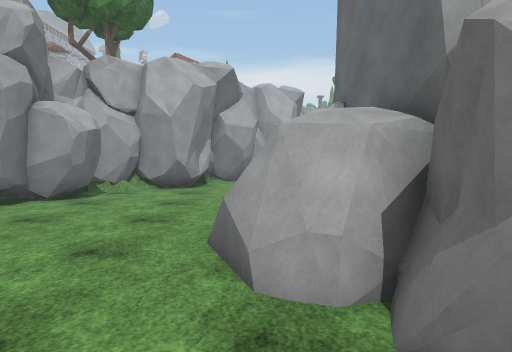
View 1 (above)

24 first-person views from a walk through a 3-D level made in the Unity game engine. The camera is 1.5 m above the floor, tilts 4° down and sees 70° across. The floor is counted in squares, 1 m on a side. Each view is taken from the middle of a square. On the plan, view 1 faces up. The plan holds only what a view shows up to about 16 squares ahead; the rest is blank. The place goes on beyond the plan. The player character is not drawn. Some animated figures are not drawn. Some surface patterns are stand-ins.

View 2
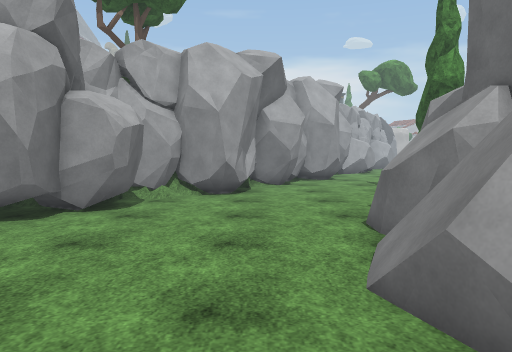

View 3
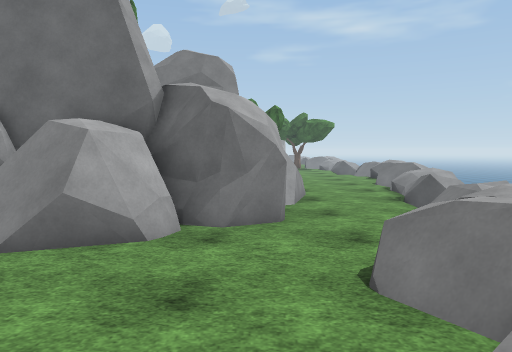

View 4
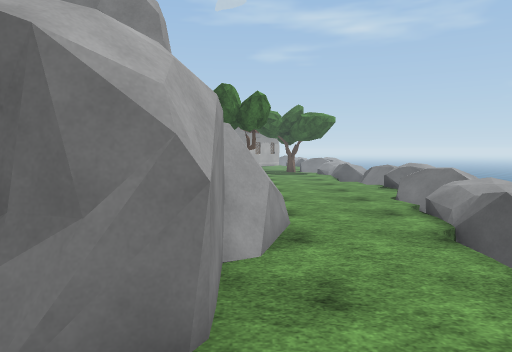

View 5
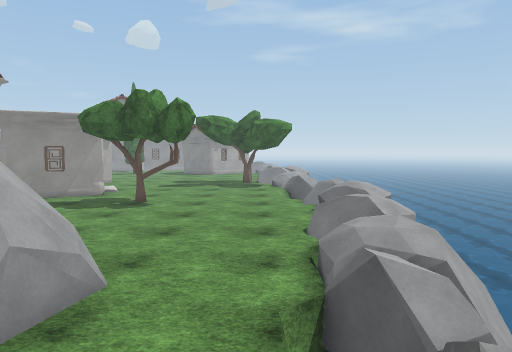

View 6
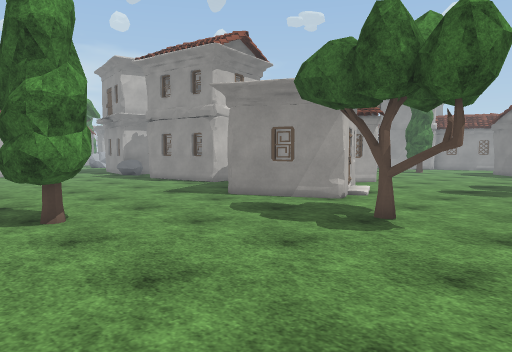

View 7
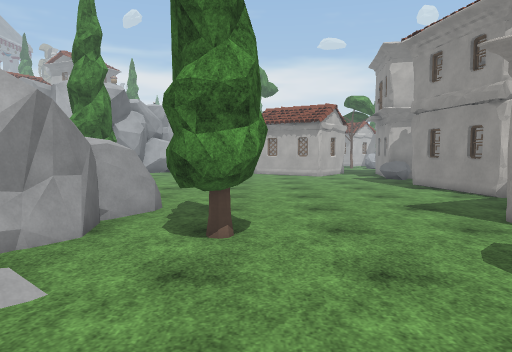

View 8
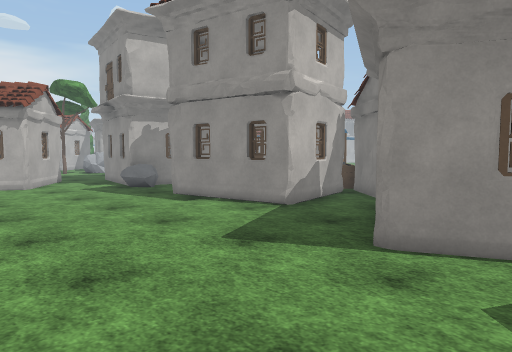

View 9
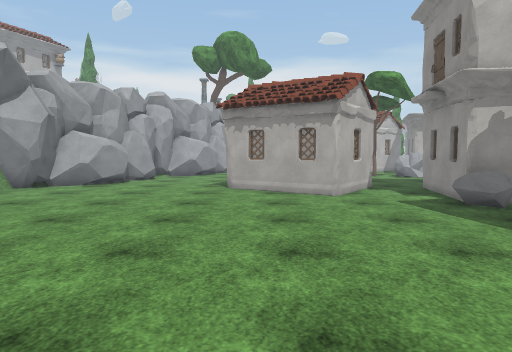

View 10
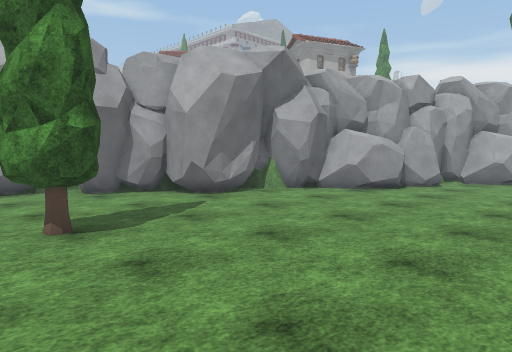

View 11
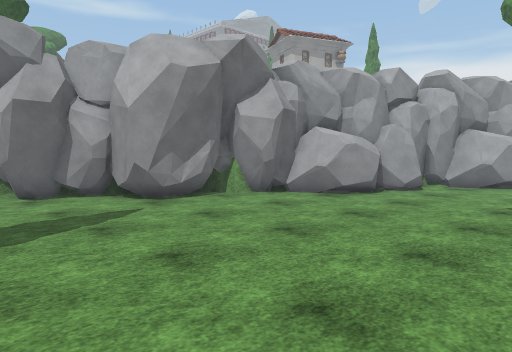

View 12
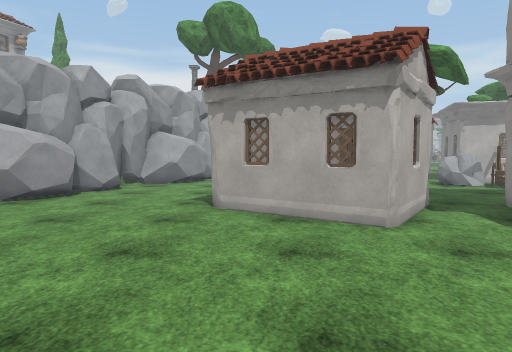

View 13
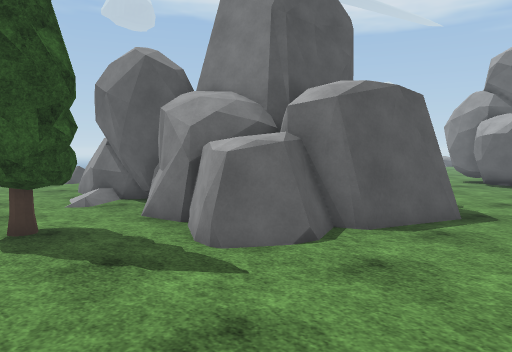

View 14
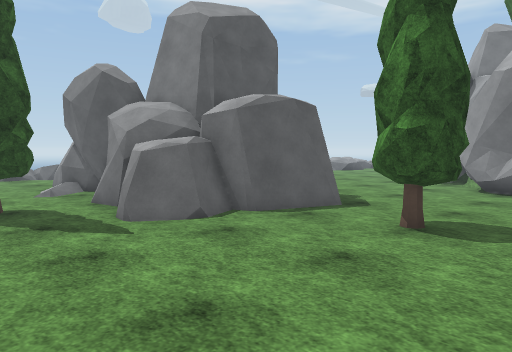

View 15
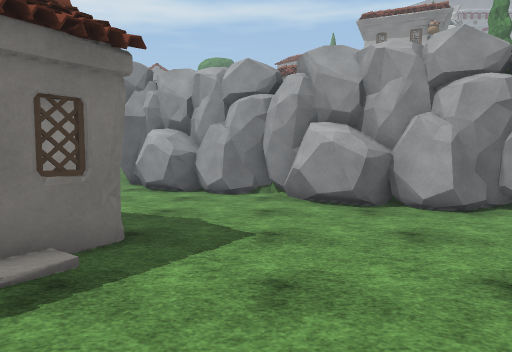

View 16
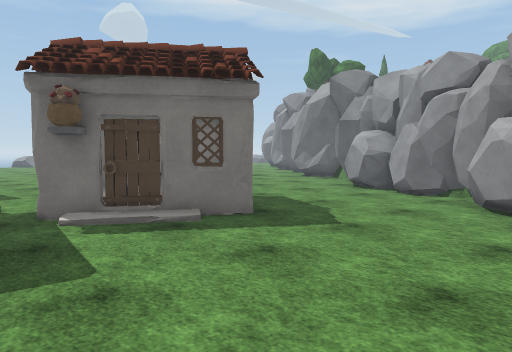

View 17
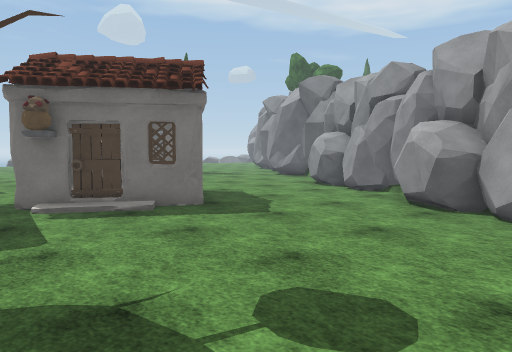

View 18
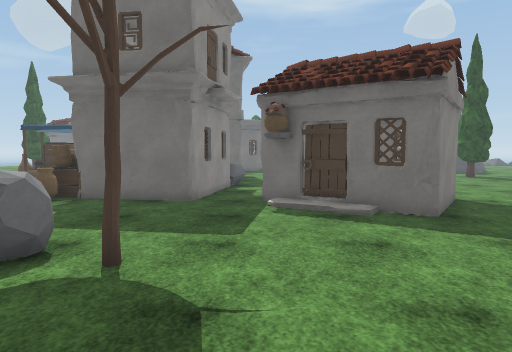

View 19
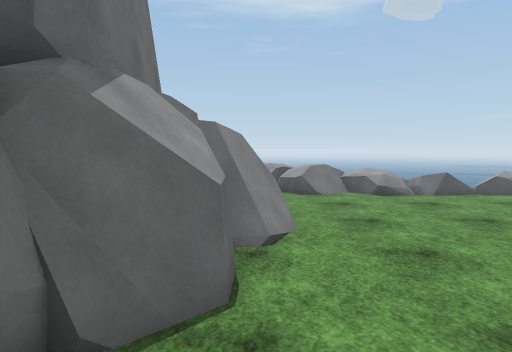

View 20
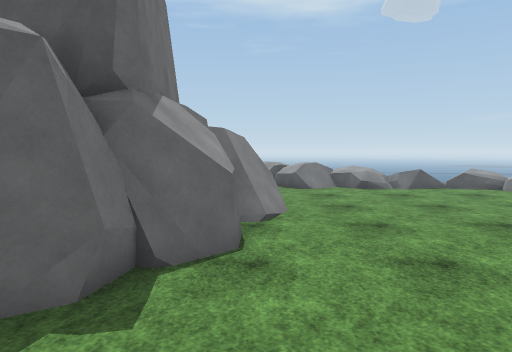

View 21
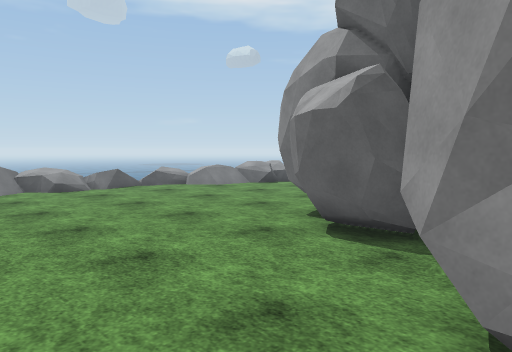

View 22
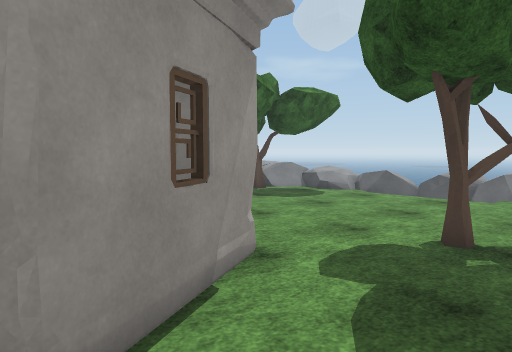

View 23
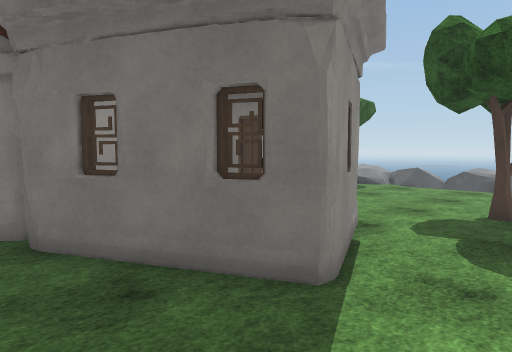

View 24
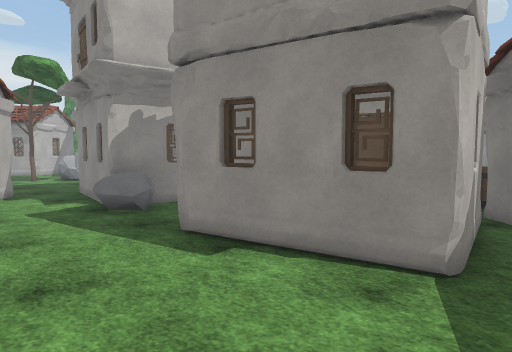

### Floor plan
Key: @ floor where view 1 was taken; # wall or solid block; x gap in a wall; . main floor; : floor 0.5 m higher than the main floor; + floor 0.75 m higher than the main floor; * floor 4.75 m higher than the main floor; / step, stairs or slope; = window, fence, low wall or low ledge; ≈ water the walk keeps out of; ^ raised ledge; v drop or lower ground; T tree; B building; R rock; O other object.
Columns run from 9 left of view 1 to 20 right of it. Each row starts with its distance up from view 1.
 36                   ##.     . .
 35                   ##.......
 34                  /##.........
 33                ^v^##.........
 32                ^###...........
 31               =###..........TR
 30               =#..............
 29              =##..............
 28              *v#......B.......
 27              v^#.....BBB//....
 26            =###......B  BB....
 25            ###......B    BB.#B
 24           ####......BB   B..B
 23           ##..........BBB...B
 22            #...........BB..B
 21         ^###...............BB
 20         ####...............RRB
 19         ##...................
 18        ###...................
 17   T    ##..................#BB
 16   T   ##.....TT............#
 15  #T ####.....TT............B
 14    ####.......T............BB
 13    #........................BB
 12    ##.......###.............B.
 11   ###......#######............
 10   #.......##   ###..........BB
  9   #......=#     ##........BB
  8 ..........#     ##.TT.....B
  7 .........=##    ##.TT.....B
  6 ........=###    #..........BBB
  5 .........###   ##/.........B..
  4 .........=##    #/............
  3 ..........=#    #/.......T....
  2 ..........#######........T....
  1 ...=#........###=.......T.....
  0 =Ox=#====@....................
 -1      O====....................
 -2           //..................
 -3               v=#//...........
 -4             OO==#/===..=#.v  =
 -5                v::==  x==+:vv=
 -6                ≈v  =  ++  :+

Positions as (right, up) in squares from view 1, and headings:
1: (0, 0), facing up
2: (-2, 2), facing up
3: (-6, 2), facing right
4: (-1, 1), facing right
5: (1, -2), facing right
6: (8, -1), facing up-right
7: (11, 1), facing up
8: (11, 6), facing up-right
9: (12, 10), facing up
10: (12, 13), facing up-left
11: (12, 15), facing up-left
12: (12, 15), facing up
13: (12, 15), facing down-left
14: (12, 18), facing down-left
15: (19, 30), facing left
16: (19, 34), facing down-left
17: (19, 36), facing down-left
18: (17, 36), facing down
19: (0, 13), facing down
20: (0, 15), facing down
21: (0, 15), facing down-left
22: (14, 9), facing down-right
23: (14, 12), facing down-right
24: (14, 11), facing up-right
